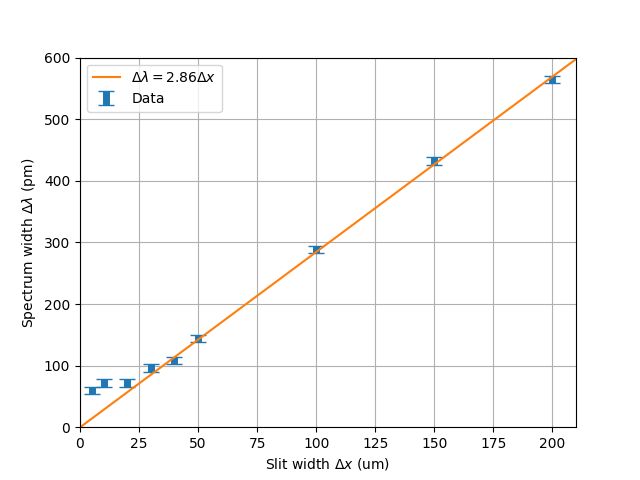

This figure's Python source:
import numpy as np
import matplotlib.pyplot as plt
from scipy.optimize import curve_fit

SCANSPEED = 6
PAPERSPEED = 500
pm_mm = SCANSPEED/PAPERSPEED*1000

delta_x = np.array([5,10,20,30,40,50,100,150,200])
#delta_y = np.array([4,7,6,7,9,12,23,36,47])
delta_y = np.array([5,6,6,8,9,12,24,36,47])
delta_y_err = np.ones(9) * 0.5

delta_lam = pm_mm*delta_y
delta_lam_err = pm_mm*delta_y_err

print(delta_lam)

f = lambda x, a, b: a*x + b

nc = 4
popt, pcov = curve_fit(f,delta_x[nc:], delta_lam[nc:], sigma=delta_lam_err[nc:])
a_err = np.sqrt(pcov[0][0])
b_err = np.sqrt(pcov[1][1])
print('a:', popt[0], a_err)
print('b:', popt[1], b_err)

plt.figure()
#plt.scatter(delta_x, delta_lam)
plt.errorbar(delta_x, delta_lam, yerr=delta_lam_err, linestyle="None", capsize=6, linewidth=5, label='Data')

X = np.linspace(0,300)
plt.plot(X,f(X,popt[0],popt[1]), label='$\Delta \lambda = 2.86\Delta x$')

plt.xlim(0,210)
plt.ylim(0,600)
plt.xlabel(r'Slit width $\Delta x$ (um)')
plt.ylabel(r'Spectrum width $\Delta \lambda$ (pm)')
plt.grid()
plt.legend()
plt.show()
